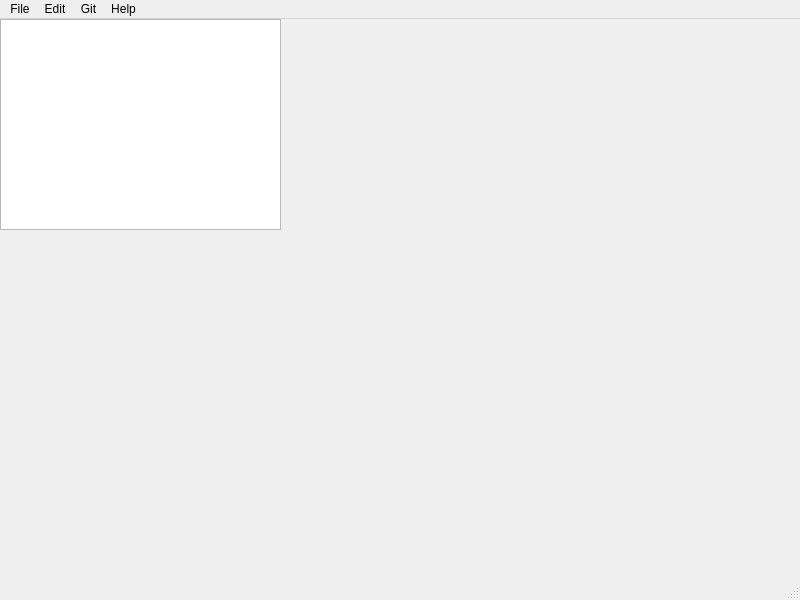
<?xml version="1.0" encoding="UTF-8"?>
<ui version="4.0">
 <class>MainWindow</class>
 <widget class="QMainWindow" name="MainWindow">
  <property name="geometry">
   <rect>
    <x>0</x>
    <y>0</y>
    <width>800</width>
    <height>600</height>
   </rect>
  </property>
  <property name="windowTitle">
   <string>MainWindow</string>
  </property>
  <widget class="QWidget" name="centralwidget">
   <widget class="QWidget" name="verticalLayoutWidget">
    <property name="geometry">
     <rect>
      <x>0</x>
      <y>0</y>
      <width>281</width>
      <height>211</height>
     </rect>
    </property>
    <layout class="QVBoxLayout" name="verticalLayout">
     <item>
      <widget class="QTextEdit" name="textEdit"/>
     </item>
    </layout>
   </widget>
  </widget>
  <widget class="QMenuBar" name="menubar">
   <property name="geometry">
    <rect>
     <x>0</x>
     <y>0</y>
     <width>800</width>
     <height>21</height>
    </rect>
   </property>
   <widget class="QMenu" name="menuFile">
    <property name="title">
     <string>File</string>
    </property>
    <addaction name="separator"/>
    <addaction name="separator"/>
    <addaction name="actionNew"/>
    <addaction name="actionOpen_File"/>
    <addaction name="actionSave"/>
    <addaction name="actionSave_As"/>
    <addaction name="actionPrint"/>
    <addaction name="actionExit"/>
   </widget>
   <widget class="QMenu" name="menuEdit">
    <property name="title">
     <string>Edit</string>
    </property>
    <addaction name="actionCopy"/>
    <addaction name="actionPaste"/>
    <addaction name="actionCut"/>
    <addaction name="actionUndo"/>
    <addaction name="actionRedo"/>
   </widget>
   <widget class="QMenu" name="menuHelp">
    <property name="title">
     <string>Git</string>
    </property>
    <addaction name="separator"/>
    <addaction name="actionCommit"/>
   </widget>
   <widget class="QMenu" name="menuHelp_2">
    <property name="title">
     <string>Help</string>
    </property>
   </widget>
   <addaction name="menuFile"/>
   <addaction name="menuEdit"/>
   <addaction name="menuHelp"/>
   <addaction name="menuHelp_2"/>
  </widget>
  <widget class="QStatusBar" name="statusbar"/>
  <action name="actionNew">
   <property name="icon">
    <iconset>
     <normaloff>img/new.png</normaloff>img/new.png</iconset>
   </property>
   <property name="text">
    <string>New</string>
   </property>
  </action>
  <action name="actionOpen_File">
   <property name="icon">
    <iconset>
     <normaloff>img/open.png</normaloff>img/open.png</iconset>
   </property>
   <property name="text">
    <string>Open File</string>
   </property>
  </action>
  <action name="actionSave">
   <property name="icon">
    <iconset>
     <normaloff>img/save.png</normaloff>img/save.png</iconset>
   </property>
   <property name="text">
    <string>Save</string>
   </property>
  </action>
  <action name="actionSave_As">
   <property name="text">
    <string>Save As</string>
   </property>
  </action>
  <action name="actionPrint">
   <property name="icon">
    <iconset>
     <normaloff>img/print.png</normaloff>img/print.png</iconset>
   </property>
   <property name="text">
    <string>Print</string>
   </property>
  </action>
  <action name="actionExit">
   <property name="icon">
    <iconset>
     <normaloff>img/exit.png</normaloff>img/exit.png</iconset>
   </property>
   <property name="text">
    <string>Exit</string>
   </property>
  </action>
  <action name="actionCopy">
   <property name="text">
    <string>Copy</string>
   </property>
  </action>
  <action name="actionPaste">
   <property name="text">
    <string>Paste</string>
   </property>
  </action>
  <action name="actionCut">
   <property name="text">
    <string>Cut</string>
   </property>
  </action>
  <action name="actionUndo">
   <property name="text">
    <string>Undo</string>
   </property>
  </action>
  <action name="actionRedo">
   <property name="text">
    <string>Redo</string>
   </property>
  </action>
  <action name="actionCommit">
   <property name="text">
    <string>Commit</string>
   </property>
  </action>
 </widget>
 <resources/>
 <connections/>
</ui>
